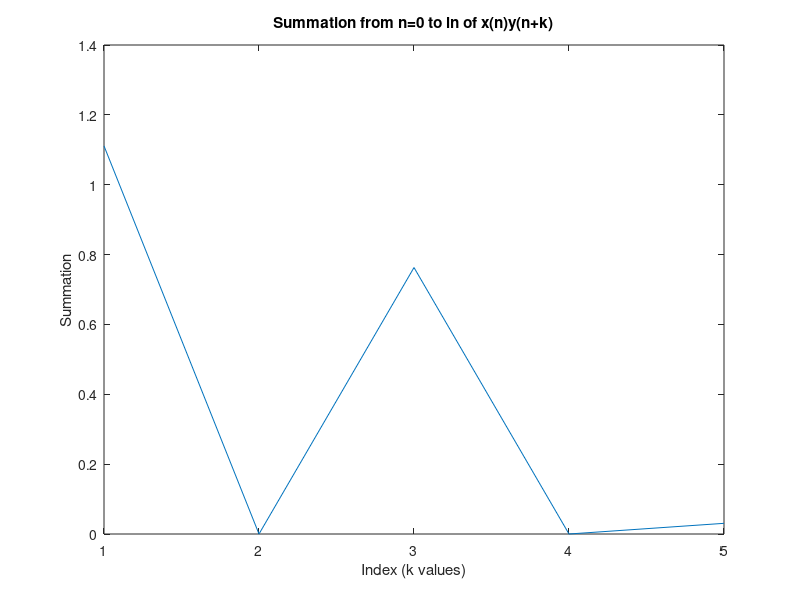

Write MATLAB code to recreate this figure.
% Prompting the user to input the lengths of the signals
lx = input('Enter the length of signal x(n): ');
ly = input('Enter the length of signal y(n): ');

% Generating random signals x(n) and y(n)
x = rand(1, lx);
y = rand(1, ly);

% Function to compute the summation
function result = compute_summation(x, y, ln)
    result = zeros(1, ln);
    for k = 1:2:ln
        result(k) = sum(x(1:min(length(x), ln+1-k)) .* y(k:min(length(y), k+ln)));
    end
end

% Compute the summation
ln = min(lx, ly);
result = compute_summation(x, y, ln);

% Plotting
plot(result);
xlabel('Index (k values)');
ylabel('Summation');
title('Summation from n=0 to ln of x(n)y(n+k)');
